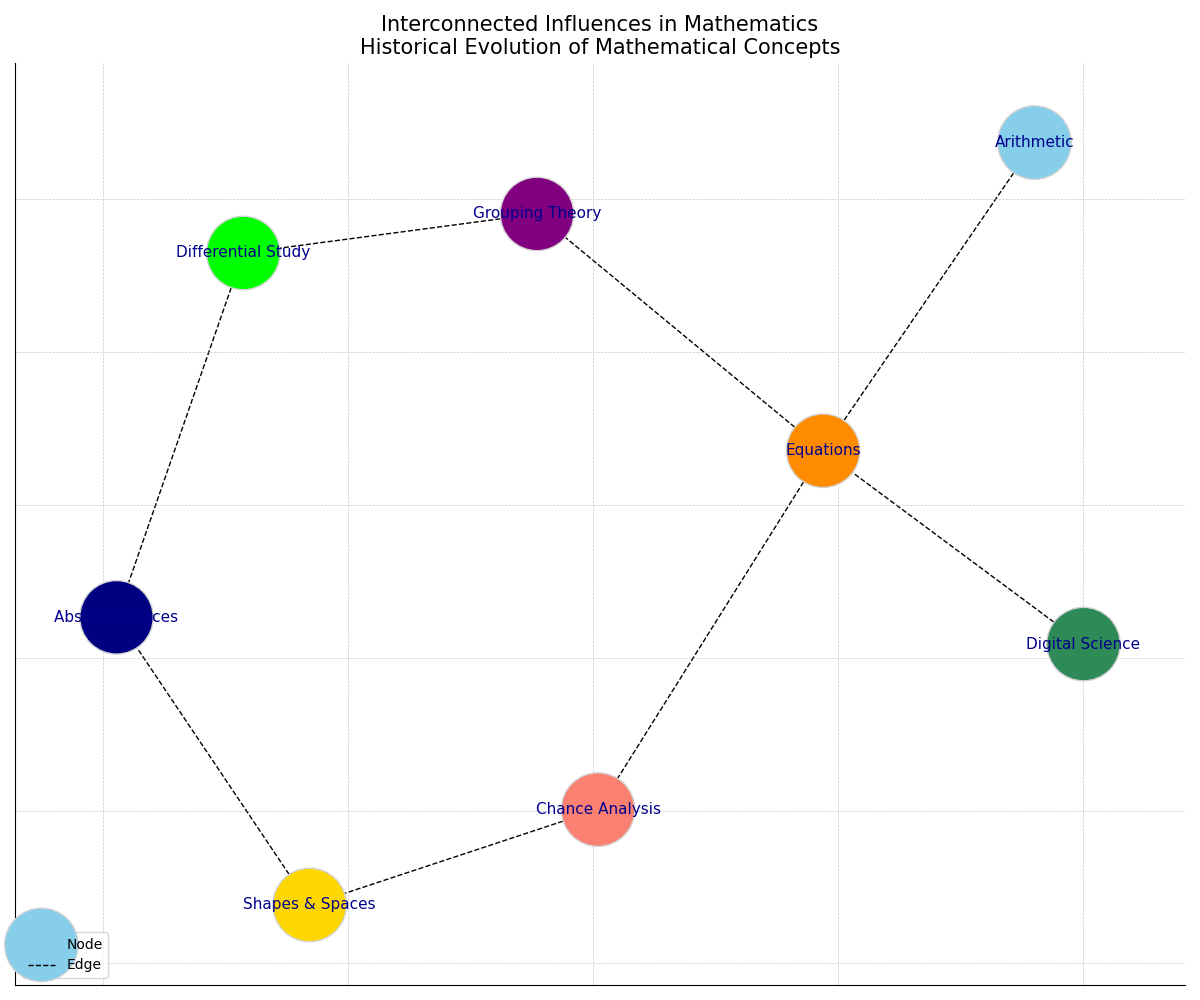

This figure's Python source:
import matplotlib.pyplot as plt
import networkx as nx

G = nx.Graph()

nodes = {
    'A': 'Arithmetic',
    'G': 'Digital Science',
    'Al': 'Equations',
    'C': 'Chance Analysis',
    'S': 'Grouping Theory',
    'P': 'Shapes & Spaces',
    'T': 'Differential Study',
    'CS': 'Abstract Spaces'
}

G.add_nodes_from(nodes.keys())

edges = [
    ('A', 'Al'),
    ('G', 'Al'),
    ('Al', 'C'),
    ('C', 'P'),
    ('P', 'CS'),
    ('Al', 'S'),
    ('S', 'T'),
    ('T', 'CS')
]

G.add_edges_from(edges)

pos = nx.spring_layout(G, seed=24)

plt.figure(figsize=(12, 10))

node_colors = ['skyblue', 'seagreen', 'darkorange', 'salmon', 
               'purple', 'gold', 'lime', 'navy']

nx.draw_networkx_nodes(G, pos, node_color=node_colors, node_size=2800, edgecolors='lightgray')
nx.draw_networkx_labels(G, pos, labels=nodes, font_size=11, font_weight='medium', font_color='darkblue')
nx.draw_networkx_edges(G, pos, edgelist=edges, edge_color='black', style='dashed')

plt.title('Interconnected Influences in Mathematics\nHistorical Evolution of Mathematical Concepts', fontsize=15, fontweight='regular')
plt.grid(True, linestyle='--', linewidth=0.5, alpha=0.7)
plt.legend(['Node', 'Edge'], loc='lower left', fontsize=10, frameon=True)
plt.gca().spines['top'].set_visible(False)
plt.gca().spines['right'].set_visible(False)

plt.axis('on')

plt.tight_layout()
plt.show()
